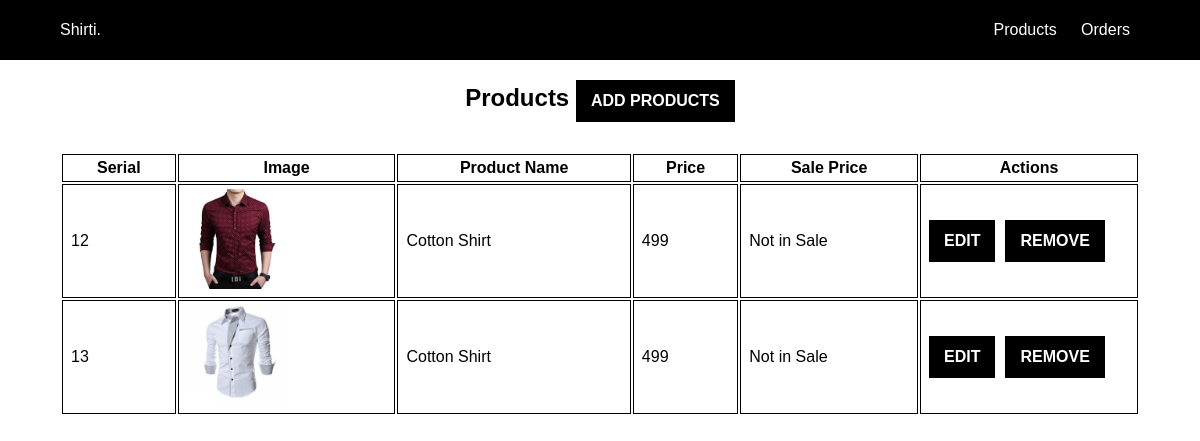
Page /admin/admin-products.php (signed in) on the committed database.
### tables this page shows
CREATE TABLE `products_all` (
  `sno` int(11) NOT NULL,
  `name` varchar(100) NOT NULL,
  `desc_` longtext NOT NULL,
  `price` int(11) NOT NULL,
  `sale_price` int(11) NOT NULL,
  `on_sale` text NOT NULL,
  `image_link` varchar(100) NOT NULL,
  `rating` int(11) NOT NULL,
  `date` date NOT NULL DEFAULT current_timestamp()
);

### admin/admin-products.php (the view, shortened to what this page needs)
<!DOCTYPE html>
<html lang="en">
<head>
    <link rel="stylesheet" href="admin.css">
</head>
<body>
    <?php include('nav.php') ?>
    <main>
        <h2 align='center'>Products <a href="add-product.php"><button>Add Products</button></a></h2>
        <table>
            <tr>
                <th>Serial</th>
                <th>Image</th>
                <th>Product Name</th>
                <th>Price</th>
                <th>Sale Price</th>
                <th>Actions</th>
            </tr>
            <?php
                include('../components/_db.php');
                $sql = "SELECT * FROM `products_all`";
                $result = mysqli_query($conn,$sql);
                if ($result) {
                    while ($row = mysqli_fetch_assoc($result)) {
                        if ($row['sale_price'] == '0') {
                            $sale = "Not in Sale";
                        }else{
                            $sale = $row['sale_price'];
                        }
                        echo "
                            <tr>
                                <td>".$row['sno']."</td>
                                <td><img src='../".$row['image_link']."' height='100'></td>
                                <td>".$row['name']."</td>
                                <td>".$row['price']."</td>
                                <td>".$sale."</td>
                                <td class='actions'><a href='edit-product.php?p=".$row['sno']."'><button style='margin-right:10px;'>Edit</button></a><a href='remove_product.php?p=".$row['sno']."'><button>Remove</button></a></td>
                            </tr>
                        ";
                    }
                }
            ?>
        </table>
        <br>
    </main>
</body>
</html>

### admin/admin.css (style rules this page uses)
body { padding: 0%; margin: 0%; box-sizing: border-box; font-family: sans-serif; }
main { width: 90vw; margin: auto; }
table { width: 100%; margin-top: 30px; }
table th, table td { border: 1px solid black; padding: 4px 8px; }
button { text-transform: uppercase; padding: 10px 13px; font-size: 16px; font-weight: 650; background: black; border: 2px solid black; color: white;; cursor: pointer; }

### admin/admin-products.php (style rules this page uses)
.actions { width: 200px; }

### rows in the picture
products_all: sno "12", image_link (picture), name "Cotton Shirt", price "499", sale_price "Not in Sale"
products_all: sno "13", image_link (picture), name "Cotton Shirt", price "499", sale_price "Not in Sale"
